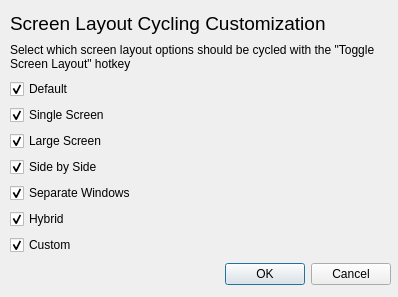
<?xml version="1.0" encoding="UTF-8"?>
<ui version="4.0">
 <class>Dialog</class>
 <widget class="QDialog" name="Dialog">
  <property name="geometry">
   <rect>
    <x>0</x>
    <y>0</y>
    <width>398</width>
    <height>297</height>
   </rect>
  </property>
  <property name="sizePolicy">
   <sizepolicy hsizetype="Preferred" vsizetype="Minimum">
    <horstretch>0</horstretch>
    <verstretch>0</verstretch>
   </sizepolicy>
  </property>
  <property name="windowTitle">
   <string>Dialog</string>
  </property>
  <widget class="QWidget" name="verticalLayoutWidget">
   <property name="geometry">
    <rect>
     <x>10</x>
     <y>10</y>
     <width>381</width>
     <height>281</height>
    </rect>
   </property>
   <layout class="QVBoxLayout" name="verticalLayout" stretch="1,1,1,1">
    <property name="sizeConstraint">
     <enum>QLayout::SetDefaultConstraint</enum>
    </property>
    <item>
     <widget class="QLabel" name="label">
      <property name="sizePolicy">
       <sizepolicy hsizetype="Preferred" vsizetype="Fixed">
        <horstretch>0</horstretch>
        <verstretch>0</verstretch>
       </sizepolicy>
      </property>
      <property name="font">
       <font>
        <pointsize>14</pointsize>
       </font>
      </property>
      <property name="text">
       <string>Screen Layout Cycling Customization</string>
      </property>
     </widget>
    </item>
    <item>
     <widget class="QLabel" name="instructions">
      <property name="sizePolicy">
       <sizepolicy hsizetype="Preferred" vsizetype="Fixed">
        <horstretch>0</horstretch>
        <verstretch>0</verstretch>
       </sizepolicy>
      </property>
      <property name="text">
       <string>Select which screen layout options should be cycled with the &quot;Toggle Screen Layout&quot; hotkey</string>
      </property>
      <property name="wordWrap">
       <bool>true</bool>
      </property>
     </widget>
    </item>
    <item>
     <layout class="QVBoxLayout" name="verticalLayout_2">
      <item>
       <widget class="QCheckBox" name="defaultCheck">
        <property name="text">
         <string>Default</string>
        </property>
        <property name="checked">
         <bool>true</bool>
        </property>
       </widget>
      </item>
      <item>
       <widget class="QCheckBox" name="singleCheck">
        <property name="text">
         <string>Single Screen</string>
        </property>
        <property name="checked">
         <bool>true</bool>
        </property>
       </widget>
      </item>
      <item>
       <widget class="QCheckBox" name="largeCheck">
        <property name="text">
         <string>Large Screen</string>
        </property>
        <property name="checked">
         <bool>true</bool>
        </property>
       </widget>
      </item>
      <item>
       <widget class="QCheckBox" name="sidebysideCheck">
        <property name="text">
         <string>Side by Side</string>
        </property>
        <property name="checked">
         <bool>true</bool>
        </property>
       </widget>
      </item>
      <item>
       <widget class="QCheckBox" name="separateCheck">
        <property name="text">
         <string>Separate Windows</string>
        </property>
        <property name="checked">
         <bool>true</bool>
        </property>
       </widget>
      </item>
      <item>
       <widget class="QCheckBox" name="hybridCheck">
        <property name="text">
         <string>Hybrid</string>
        </property>
        <property name="checked">
         <bool>true</bool>
        </property>
       </widget>
      </item>
      <item>
       <widget class="QCheckBox" name="customCheck">
        <property name="text">
         <string>Custom</string>
        </property>
        <property name="checked">
         <bool>true</bool>
        </property>
       </widget>
      </item>
     </layout>
    </item>
    <item>
     <widget class="QDialogButtonBox" name="buttonBox">
      <property name="orientation">
       <enum>Qt::Horizontal</enum>
      </property>
      <property name="standardButtons">
       <set>QDialogButtonBox::Cancel|QDialogButtonBox::Ok</set>
      </property>
     </widget>
    </item>
   </layout>
  </widget>
 </widget>
 <resources/>
 <connections>
  <connection>
   <sender>buttonBox</sender>
   <signal>accepted()</signal>
   <receiver>Dialog</receiver>
   <slot>accept()</slot>
   <hints>
    <hint type="sourcelabel">
     <x>248</x>
     <y>254</y>
    </hint>
    <hint type="destinationlabel">
     <x>157</x>
     <y>274</y>
    </hint>
   </hints>
  </connection>
  <connection>
   <sender>buttonBox</sender>
   <signal>rejected()</signal>
   <receiver>Dialog</receiver>
   <slot>reject()</slot>
   <hints>
    <hint type="sourcelabel">
     <x>316</x>
     <y>260</y>
    </hint>
    <hint type="destinationlabel">
     <x>286</x>
     <y>274</y>
    </hint>
   </hints>
  </connection>
 </connections>
</ui>
